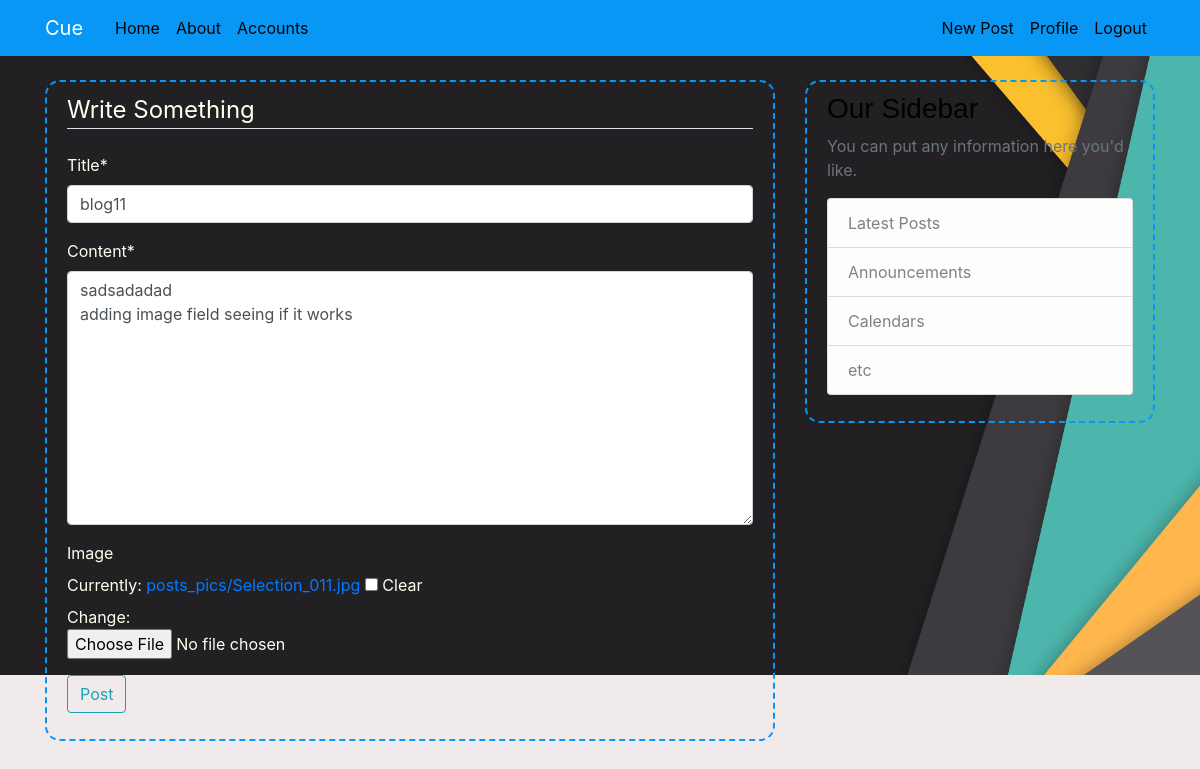
/post/18/update (signed in), run on the app's committed database.
### blog/models.py (models this page shows, shortened)
class Post(models.Model):
    title = models.CharField(max_length = 100)
    content = models.TextField()
    date_posted = models.DateTimeField(default=timezone.now)
    author  = models.ForeignKey(User,on_delete=models.CASCADE)
    image = models.ImageField(blank=True,null=True,upload_to='posts_pics')

### blog/views.py (the view, shortened to what this page needs)
# urls.py: path('post/<int:pk>/update',PostUpdateView.as_view(),name = 'post-update'),
class PostUpdateView(UserPassesTestMixin, LoginRequiredMixin, UpdateView):
    model = Post
    fields = ['title','content','image']
    def test_func(self):
        post = self.get_object()
        if self.request.user == post.author:
            return True
        return False #403 -forbidden

### blog/templates/blog/post_form.html (shortened to what this page needs)
{% extends "blog/base.html" %}
{% load crispy_forms_tags %}
{% block content %}
    <div class = "content-section">
            <form method="POST" enctype="multipart/form-data">
                <fieldset class = "from-group">
                    <legend class = "border-bottom mb-4">
                            Write Something
                    </legend>
                    {{ form|crispy }}
                </fieldset>
        <div class="form-group">
            <button class="btn btn-outline-info" type="submit"> Post </button>
        </div>
            </form>
    </div>
{% endblock content %}

### blog/static/blog/main.css (style rules this page uses)
body { background: #f0eaea; color: #111010; margin-top: 5rem; }
.content-section { background:transparent; padding: 10px 20px; border: 2px dashed #0997f6; border-radius: 15px; margin-bottom: 20px; color: #fffff0; }

### data on the page
Post: title "blog11", content "sadsadadad adding image field seeing if it works"
